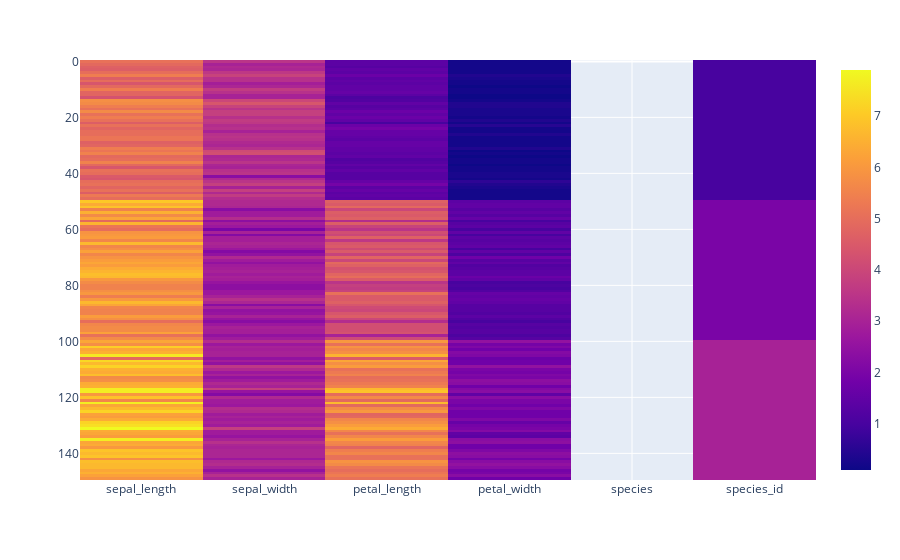

The cell this chart's notebook holds for it:
### Markdown cell above
# HeatMap

### Code cell
df=px.data.iris()
fig = px.imshow(df)
fig.show()

### Figure 1 — Plotly figure (JSON) as saved in the notebook; plotly's stock layout.template omitted (floating-point values rounded to 4 significant figures; data arrays with more than 128 entries replaced by an {"elided": "..."} marker saying what was removed)
{"data": [{"coloraxis": "coloraxis", "hovertemplate": "x: %{x}<br>y: %{y}<br>color: %{z}<extra></extra>", "name": "0", "type": "heatmap", "x": ["sepal_length", "sepal_width", "petal_length", "petal_width", "species", "species_id"], "xaxis": "x", "y": {"elided": "150 int values"}, "yaxis": "y", "z": {"elided": "150x6 mixed values"}}], "layout": {"coloraxis": {"colorscale": [[0, "#0d0887"], [0.1111, "#46039f"], [0.2222, "#7201a8"], [0.3333, "#9c179e"], [0.4444, "#bd3786"], [0.5556, "#d8576b"], [0.6667, "#ed7953"], [0.7778, "#fb9f3a"], [0.8889, "#fdca26"], [1, "#f0f921"]]}, "margin": {"t": 60}, "xaxis": {"anchor": "y", "constrain": "domain", "domain": [0, 1], "scaleanchor": "y"}, "yaxis": {"anchor": "x", "autorange": "reversed", "constrain": "domain", "domain": [0, 1]}}}
